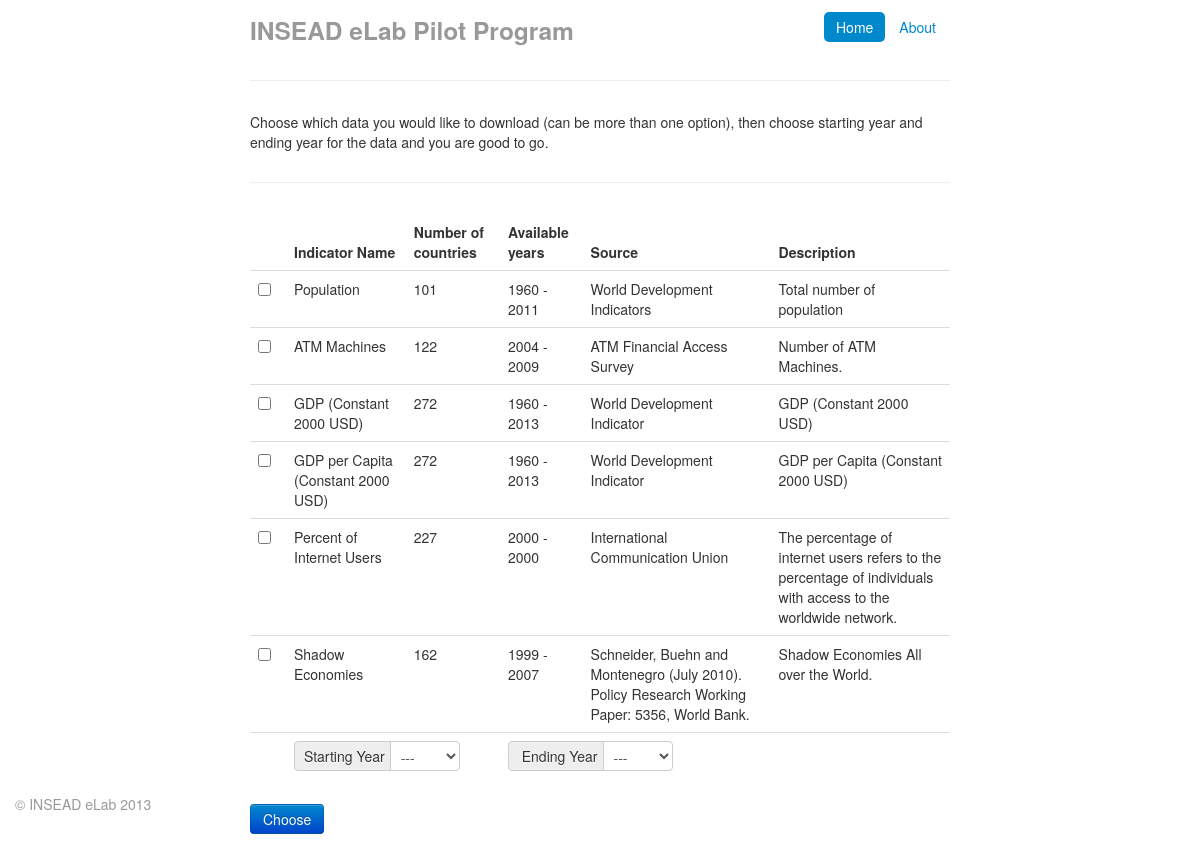
The app's page /home.php with its own data.
### tables this page shows
CREATE TABLE IF NOT EXISTS `data_tables` (
  `name` text NOT NULL,
  `table_name` text NOT NULL,
  `countries` int(11) NOT NULL,
  `year_start` int(11) NOT NULL,
  `year_end` int(11) NOT NULL,
  `source` text NOT NULL,
  `description` text NOT NULL,
  `notes` text
);

### home.php (the view, shortened to what this page needs)
<!DOCTYPE html>
<html lang="en">
  <head>
    <link href="bootstrap/css/bootstrap.css" rel="stylesheet">
    <link href="bootstrap/css/bootstrap-responsive.css" rel="stylesheet">
  </head>
  <body>
	<div id="wrap">
    <div class="container-narrow">
      <div class="masthead">
        <ul class="nav nav-pills pull-right">
          <li class="active"><a href="#">Home</a></li>
          <li><a href="about.php">About</a></li>
        </ul>
        <h3 class="muted">INSEAD eLab Pilot Program</h3>
      </div>
	  <hr>
	  Choose which data you would like to download (can be more than one option), then choose starting year and ending year for the data and you are good to go.
	  <hr>
      <form action="result.php" method="post">
	  <?php
		$result = mysql_query("SELECT * FROM data_tables;");
		echo "<table class=\"table table-hover\">
		<thead>
		<tr>
		<th></th>
		<th>Indicator Name</th>
		<th>Number of countries</th>
		<th>Available years</th>
		<th>Source</th>
		<th>Description</th>
		</tr>
		</thead></tbody>";
		while($row = mysql_fetch_array($result))
		  {
		  echo "<tr>";
		  echo "<td><label class=\"checkbox\"><input type=\"checkbox\" name=\"table[]\" value=\"". $row['table_name']."\"></label></td>";
		  echo "<td>" . $row['name'] . "</td>";
		  echo "<td>" . $row['countries'] . "</td>";
		  echo "<td>" . $row['year_start'] . " - " . $row['year_end'] . "</td>";
		  echo "<td>" . $row['source'] . "</td>";
		  echo "<td>" . $row['description'] . "</td>";
		  echo "</tr>";
		  }
		?>
		<tr>
		<td></td>
		<td colspan="2">
		  <div class="input-prepend">
			<span class="add-on">&nbsp;Starting Year</span>
			<select class="span1" name="start_year">
			<option value="">---</option>
			</select>
		  </div>
		</td>
		<td colspan="2">
		  <div class="input-prepend">
			<span class="add-on">&nbsp;&nbsp;Ending Year</span>
			<select class="span1" name="end_year">
			<option value="">---</option>
			</select>
		</div>
		</td>
		<td></td>
		</tr>
	  <?php
		echo "</tbody></table>";
	  ?>
	  <button class="btn btn-primary" type="submit">Choose</button>
	  </form>
    </div>
	</div>
	<div id="footer">
      <div class="container">
        <p class="muted credit">&copy; INSEAD eLab 2013</p>
      </div>
    </div>
  </body>
</html>

### home.php (style rules this page uses)
html, body { height: 100%; }
#wrap { min-height: 100%; height: auto !important; height: 100%; margin: 0 auto -60px; }
#push, #footer { height: 60px; }
.container-narrow { margin: 0 auto; max-width: 700px; }
.container-narrow > hr { margin: 30px 0; }

### records on screen
data_tables: name "Population", countries "101", year_start "1960", year_end "2011", source "World Development Indicators", description "Total number of population"
data_tables: name "ATM Machines", countries "122", year_start "2004", year_end "2009", source "ATM Financial Access Survey", description "Number of ATM Machines."
data_tables: name "GDP (Constant 2000 USD)", countries "272", year_start "1960", year_end "2013", source "World Development Indicator", description "GDP (Constant 2000 USD)"
data_tables: name "GDP per Capita (Constant 2000 USD)", countries "272", year_start "1960", year_end "2013", source "World Development Indicator", description "GDP per Capita (Constant 2000 USD)"
data_tables: name "Percent of Internet Users", countries "227", year_start "2000", year_end "2000", source "International Communication Union", description "The percentage of internet users refers to the percentage of individuals with access to the worldwide network."
data_tables: name "Shadow Economies", countries "162", year_start "1999", year_end "2007", source "Schneider, Buehn and Montenegro (July 2010). Policy Research Working Paper: 5356, World Bank.", description "Shadow Economies All over the World."
